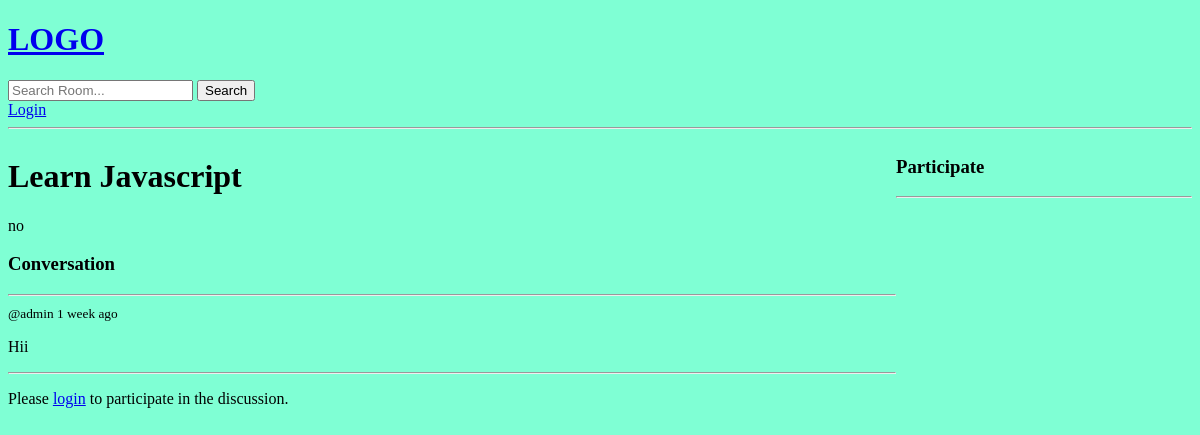
The page /room/1/ on the database as committed earlier.
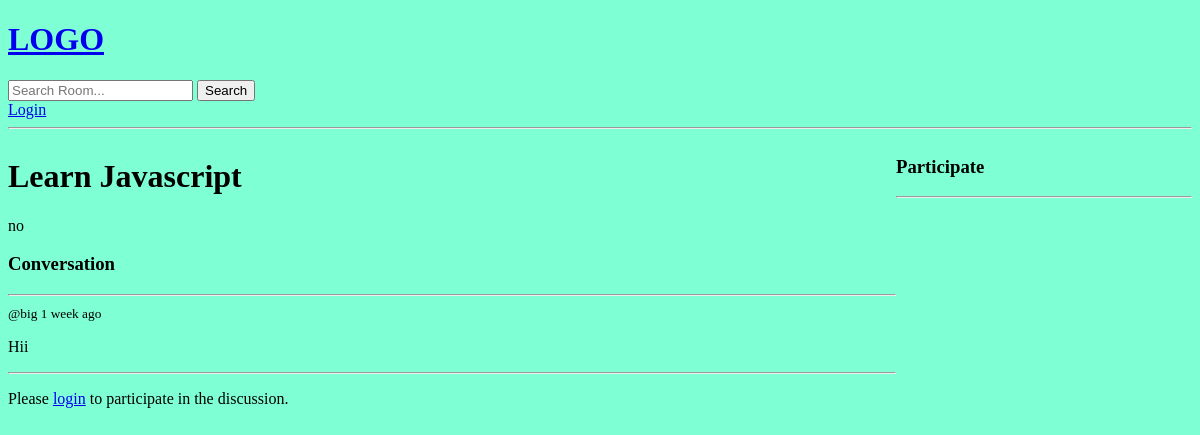
The same page on the database as committed later.
### base/models.py (models this page shows)
class Message(models.Model):
    user = models.ForeignKey(User, on_delete=models.CASCADE)
    room = models.ForeignKey(Room, on_delete=models.CASCADE)
    body = models.TextField()
    updated = models.DateTimeField(auto_now=True)
    created = models.DateTimeField(auto_now_add=True)
    class Meta:
        ordering = ["-updated", "-created"]
    def __str__(self):
        return self.body[0:50]

### base/views.py (the view)
# urls.py: path('room/<str:pk>/', views.room, name='room'),
def room(request, pk):
    room = Room.objects.get(id=pk)
    room_messages = room.message_set.all().order_by("-created")
    participants = room.participants.all()
    if request.method == "POST":
        message = Message.objects.create(
            user=request.user, room=room, body=request.POST.get("body")
        )
        room.participants.add(request.user)
        return redirect("room", pk=room.id)
    context = {
        "room": room,
        "room_messages": room_messages,
        "participants": participants,
    }
    return render(request, "base/room.html", context)

### base/templates/base/room.html (shortened to what this page needs)
{% extends 'main.html' %}
{% block content %}
<div class="room-container">
  <div>
    <div>
      <h1>{{ room.name }}</h1>
      <p>{{ room.description }}</p>
    </div>
    <div class="comment-wrapper">
      <h3>Conversation</h3>
      <hr />
      {% for message in room_messages %}
      <div>
        <small>@{{ message.user }} {{ message.created|timesince }} ago</small>
        <p>{{ message }}</p>
        <hr />
      </div>
      {% endfor %}
    </div>
    {% if request.user.is_authenticated %}
    <div class="comment-form">
      <form method="POST" action="">
        {% csrf_token %}
        <input
          type="text"
          name="body"
          placeholder="Type your message here..."
        />
        <input type="submit" value="Send" />
      </form>
    </div>
    {% else %}
    <p>
      Please <a href="{% url 'login' %}">login</a> to participate in the
      discussion.
    </p>
    {% endif %}
  </div>
  <div>
    <h3>Participate</h3>
    <hr>
</div>
{% endblock %}

Rows that differ between the two databases and show on the page:
changed Message "Hii": user "admin" → "big"
